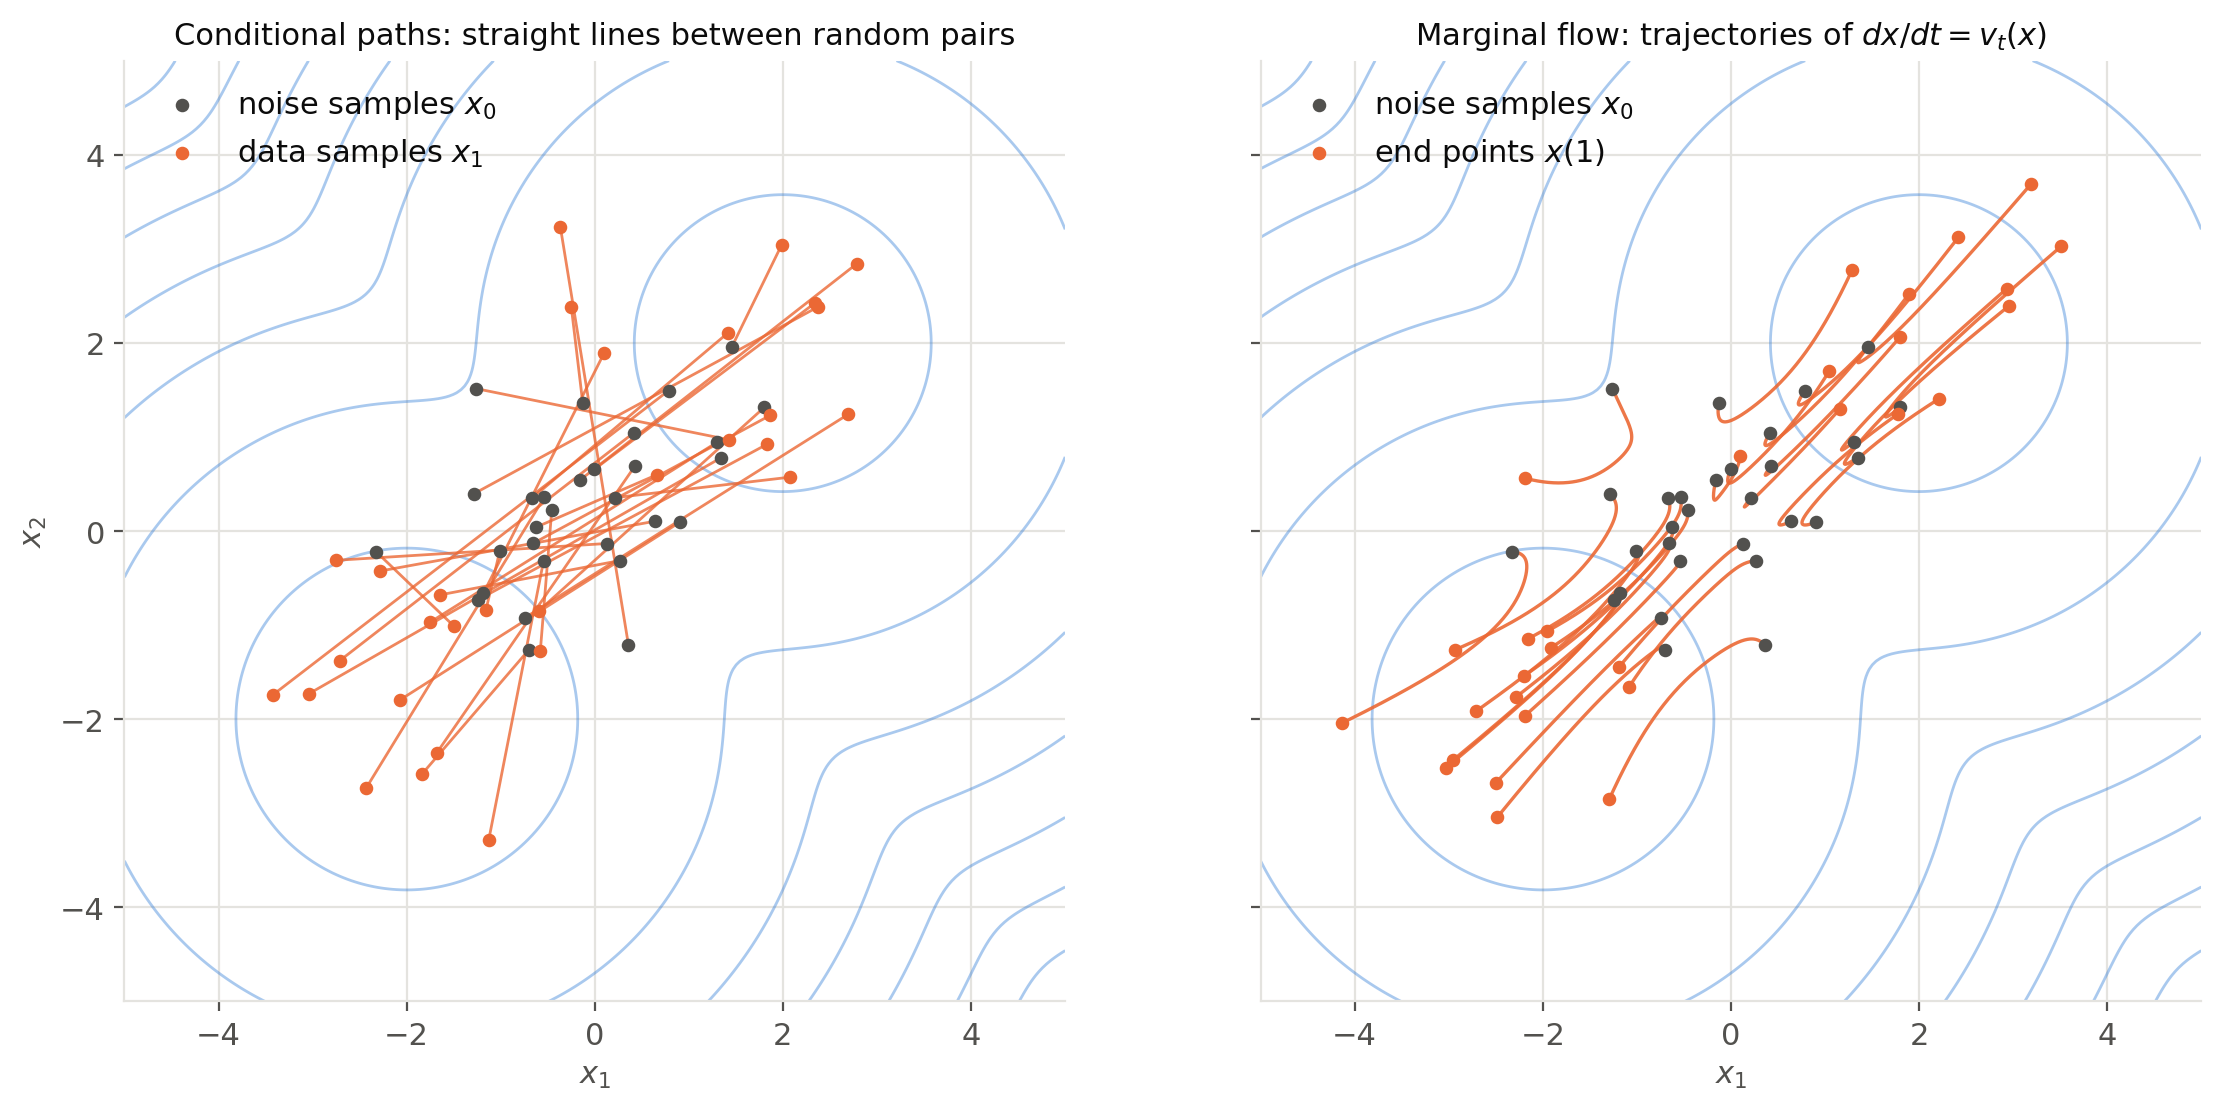

Reproduce this figure in Python.
"""Conditional paths vs. marginal flow on the 2D mixture of `score.py` (flow matching chapter).

Straight conditional paths x_t = (1 - t) x_0 + t x_1 join random pairs of a noise sample x_0 ~ N(0, I) and a data
sample x_1 (independent coupling). The marginal velocity v_t(x) = (E[x_1 | x_t = x] - x) / (1 - t) is computed exactly
for the Gaussian mixture; its trajectories start from the same noise samples.
Figures: paths and trajectories (`flow-matching-paths.png`), and an animation showing that both families of particles
have the same distribution p_t at all times (`flow-matching-paths.gif`). The functions are reused by
`flow-matching-sampling.py`.

Run from anywhere: `python src/img/flow-matching-paths.py` writes `flow-matching-paths.png` and
`flow-matching-paths.gif` next to this file.
"""

import importlib
import sys
from pathlib import Path

import matplotlib.pyplot as plt
import numpy as np
from matplotlib.animation import FuncAnimation, PillowWriter

sys.path.insert(0, str(Path(__file__).parent))
from score import COMPONENTS_2D  # noqa: E402  (weight, mean, std) of each isotropic component

forward = importlib.import_module("diffusion-forward")
sample_data = forward.sample_data


def component_stats(t):
    """(weight, mean, variance) of the components of p_t, the distribution of x_t = (1 - t) x_0 + t x_1."""
    return [(w, t * mu, t**2 * s**2 + (1 - t) ** 2) for w, mu, s in COMPONENTS_2D]


def density(x, t):
    return sum(w * np.exp(-np.sum((x - m) ** 2, axis=-1) / (2 * v)) / (2 * np.pi * v)
               for w, m, v in component_stats(t))


def velocity(x, t):
    """Exact marginal velocity (E[x_1 | x_t = x] - x) / (1 - t), x of shape (..., 2), t < 1."""
    logs, means = [], []
    for (w, mu, s), (_, m, v) in zip(COMPONENTS_2D, component_stats(t)):
        logs.append(np.log(w) - np.sum((x - m) ** 2, axis=-1) / (2 * v) - np.log(v))
        means.append(mu + t * s**2 / v * (x - m))  # E[x_1 | x_t, component]
    logs = np.stack(logs, axis=-1)
    resp = np.exp(logs - logs.max(axis=-1, keepdims=True))
    resp /= resp.sum(axis=-1, keepdims=True)
    expected_x1 = sum(resp[..., k, None] * means[k] for k in range(len(means)))
    return (expected_x1 - x) / (1 - t)


def integrate(x0, n_steps, t_end=1.0):
    """Euler integration of the marginal flow; the last step stops just before t = 1."""
    times = np.linspace(0, t_end, n_steps + 1)
    x = np.array(x0, dtype=float)
    path = [x.copy()]
    for t, t_next in zip(times[:-1], times[1:]):
        x = x + (t_next - t) * velocity(x, min(t, 0.999))
        path.append(x.copy())
    return times, np.array(path)


if __name__ == "__main__":
    N_LINES = 30  # paths drawn in the static figure
    N_PARTICLES = 500  # particles in the animation

    # Palette: categorical slots 1-3 of the dataviz reference palette, plus text/grid tokens
    DENSITY, PATH, NOISE = "#2a78d6", "#eb6834", "#52514e"
    TEXT, MUTED, GRID = "#0b0b0b", "#52514e", "#e4e3df"

    plt.rcParams.update({
        "font.size": 11,
        "text.color": TEXT,
        "axes.labelcolor": MUTED,
        "xtick.color": MUTED,
        "ytick.color": MUTED,
        "axes.edgecolor": GRID,
    })

    g = np.linspace(-5, 5, 250)
    G1, G2 = np.meshgrid(g, g)
    grid = np.stack([G1, G2], axis=-1)

    def style(ax):
        ax.set_xlim(-5, 5)
        ax.set_ylim(-5, 5)
        ax.set_aspect("equal")
        ax.set_xlabel("$x_1$")
        ax.grid(color=GRID, lw=0.8)
        ax.set_axisbelow(True)
        for side in ["top", "right"]:
            ax.spines[side].set_visible(False)

    # Static figure
    rng = np.random.default_rng(0)
    x0 = rng.normal(size=(N_LINES, 2))
    x1 = sample_data(N_LINES, rng)
    _, path = integrate(x0, 200)
    fig, (ax_c, ax_m) = plt.subplots(1, 2, figsize=(12, 5.6), sharey=True)
    for ax in (ax_c, ax_m):
        ax.contour(G1, G2, np.log(density(grid, 0.999)), levels=8, colors=DENSITY, linewidths=1,
                   linestyles="solid", alpha=0.4)
        ax.scatter(x0[:, 0], x0[:, 1], color=NOISE, s=15, zorder=3, label="noise samples $x_0$")
        style(ax)
    for i in range(N_LINES):
        ax_c.plot([x0[i, 0], x1[i, 0]], [x0[i, 1], x1[i, 1]], color=PATH, lw=1, alpha=0.8)
        ax_m.plot(path[:, i, 0], path[:, i, 1], color=PATH, lw=1.2, alpha=0.9)
    ax_c.scatter(x1[:, 0], x1[:, 1], color=PATH, s=15, zorder=3, label="data samples $x_1$")
    ax_m.scatter(path[-1, :, 0], path[-1, :, 1], color=PATH, s=15, zorder=3, label="end points $x(1)$")
    ax_c.set_title("Conditional paths: straight lines between random pairs", color=TEXT, fontsize=11)
    ax_m.set_title("Marginal flow: trajectories of $dx/dt = v_t(x)$", color=TEXT, fontsize=11)
    ax_c.set_ylabel("$x_2$")
    ax_c.legend(frameon=False, loc="upper left")
    ax_m.legend(frameon=False, loc="upper left")
    fig.tight_layout()
    fig.savefig(Path(__file__).with_suffix(".png"), dpi=200, bbox_inches="tight", facecolor="white")

    # Animation: particles on the conditional paths (left) and on the marginal flow (right), same p_t
    rng = np.random.default_rng(1)
    p0 = rng.normal(size=(N_PARTICLES, 2))
    p1 = sample_data(N_PARTICLES, rng)
    times, flow_path = integrate(p0, 200)
    frame_steps = list(range(0, 201, 5))
    fig, (ax_c, ax_m) = plt.subplots(1, 2, figsize=(9, 4.6), sharey=True)
    fig.subplots_adjust(left=0.07, right=0.98, bottom=0.12, top=0.9, wspace=0.08)

    def update(k):
        step = frame_steps[k]
        t = times[step]
        for ax, x, title in [(ax_c, (1 - t) * p0 + t * p1, "Conditional paths"),
                             (ax_m, flow_path[step], "Marginal flow")]:
            ax.clear()
            ax.contour(G1, G2, np.log(density(grid, min(t, 0.999))), levels=8, colors=DENSITY, linewidths=1,
                       linestyles="solid", alpha=0.4)
            ax.scatter(x[:, 0], x[:, 1], color=PATH, s=4, alpha=0.6)
            style(ax)
            ax.set_title(f"{title}, $t = {t:.2f}$", color=TEXT, fontsize=11)
        ax_c.set_ylabel("$x_2$")

    hold = [len(frame_steps) - 1] * 8
    animation = FuncAnimation(fig, update, frames=list(range(len(frame_steps))) + hold)
    animation.save(Path(__file__).with_suffix(".gif"), writer=PillowWriter(fps=8), dpi=80,
                   savefig_kwargs={"facecolor": "white"})
